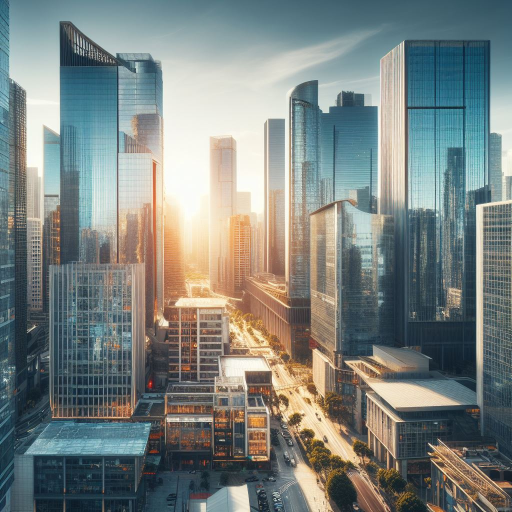
#> input picture data/sehir_goruntusu.jpeg, 1024 x 1024 px (shown at 1/2 size)
$ python 'uygulama14_goruntuyu_yeniden_boyutlandırma2.py'
#> lines starting #> are read from the running program, lines starting #| are printed output that depends on the picture
import cv2

# Görüntüyü yükle
image = cv2.imread('data/sehir_goruntusu.jpeg')
#> image is the input picture: shape (1024, 1024, 3); mean B, G, R 128.5, 131.5, 123.7

# Yeni piksel boyutlarını belirle
new_width = 256  # Yeni genişlik
new_height = 192  # Yeni yükseklik
new_dimensions = (new_width, new_height)

# Görüntüyü yeniden boyutlandır
resized_image = cv2.resize(image, new_dimensions)
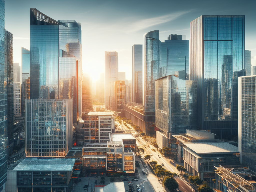
#> resized_image: shape (192, 256, 3); mean B, G, R 128.6, 131.6, 123.9

# Görüntüyü göster
cv2.imshow('Yeniden Boyutlandirilmis Goruntu', resized_image)
cv2.imwrite('data/kucuk_sehir_goruntusu.jpeg', resized_image)
# Pencereyi kapat
cv2.waitKey(0)
cv2.destroyAllWindows()

$ run again, with data/gol_manzarasi.jpeg copied over data/sehir_goruntusu.jpeg
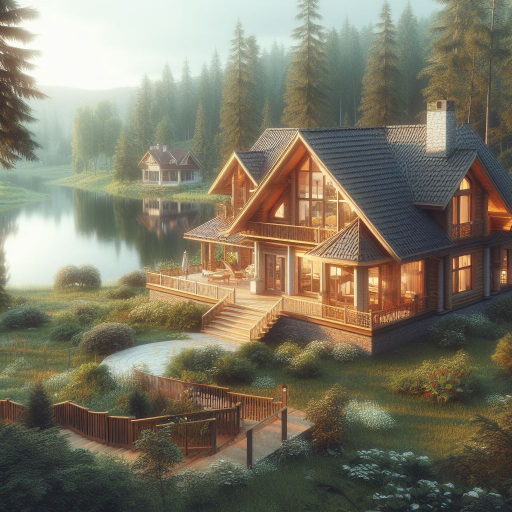
#> input picture data/gol_manzarasi.jpeg, 1024 x 1024 px (shown at 1/2 size)
#> image is the input picture: shape (1024, 1024, 3); mean B, G, R 101.2, 119.4, 125
#> `resized_image = cv2.resize(image, new_dimensions)`:
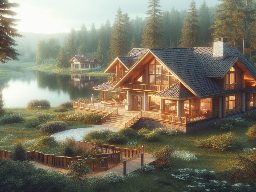
#> resized_image: shape (192, 256, 3); mean B, G, R 101.1, 119.3, 124.9

$ run again, with data/kizil_cam.jpeg copied over data/sehir_goruntusu.jpeg
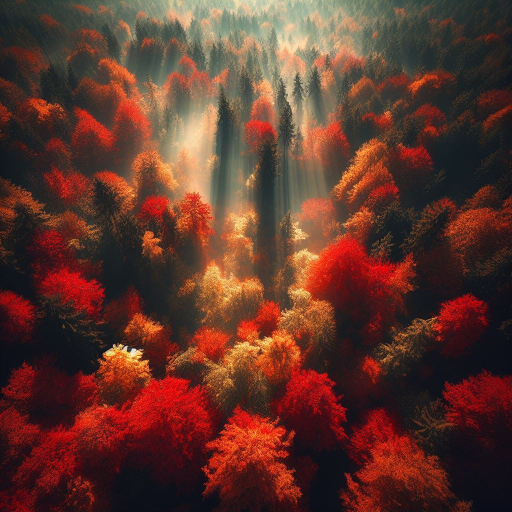
#> input picture data/kizil_cam.jpeg, 1024 x 1024 px (shown at 1/2 size)
#> image is the input picture: shape (1024, 1024, 3); mean B, G, R 43.7, 53.6, 95.1
#> `resized_image = cv2.resize(image, new_dimensions)`:
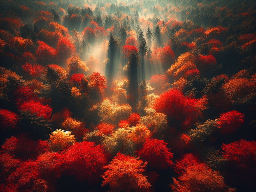
#> resized_image: shape (192, 256, 3); mean B, G, R 43.5, 53.4, 94.9

$ run again, with data/elma.jpg copied over data/sehir_goruntusu.jpeg
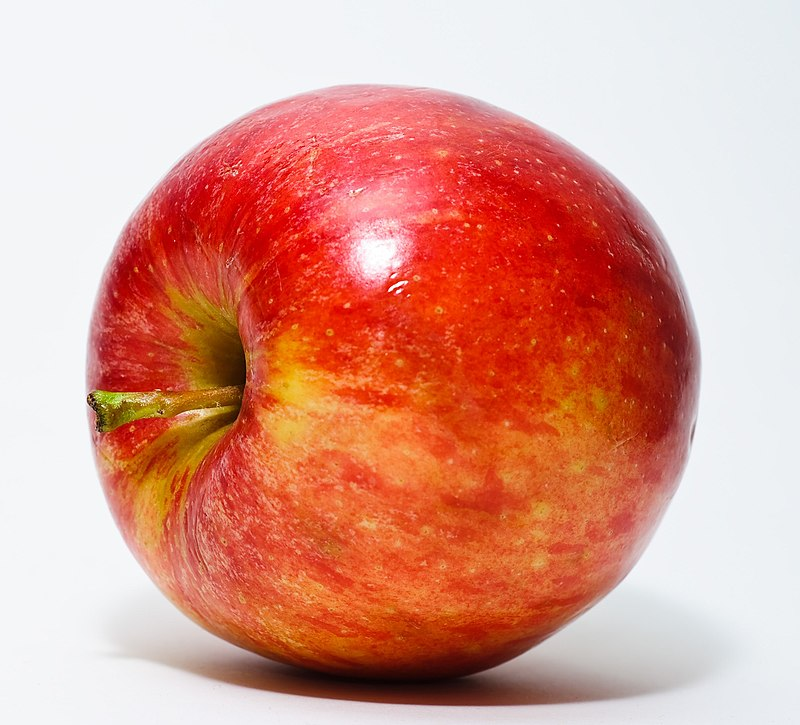
#> input picture data/elma.jpg, 800 x 725 px
#> image is the input picture: shape (725, 800, 3); mean B, G, R 140.9, 155.7, 219.6
#> `resized_image = cv2.resize(image, new_dimensions)`:
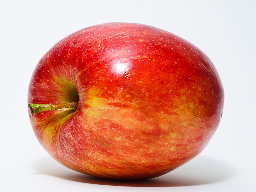
#> resized_image: shape (192, 256, 3); mean B, G, R 140.8, 155.6, 219.5
